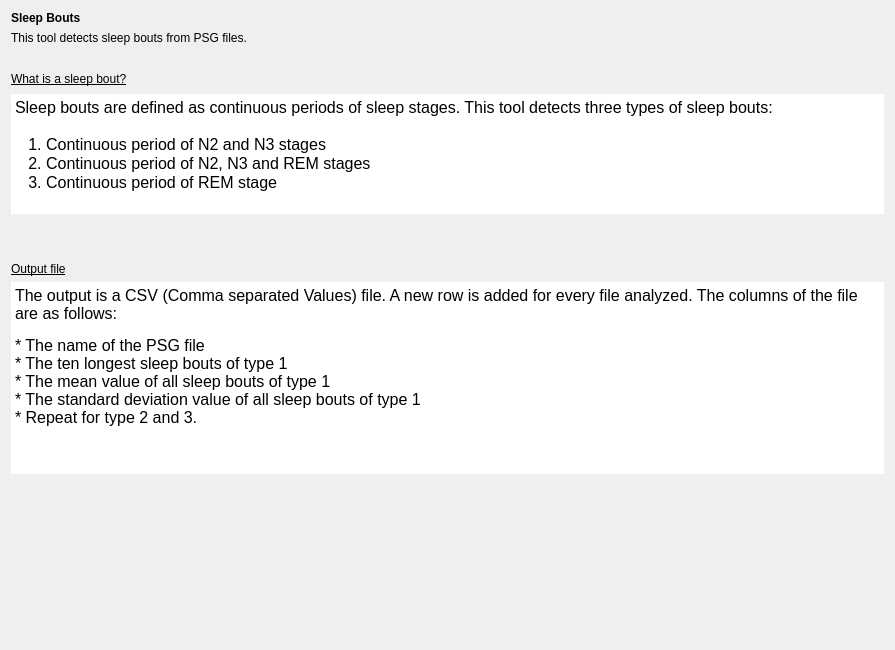
<?xml version="1.0" encoding="UTF-8"?>
<ui version="4.0">
 <class>IntroStep</class>
 <widget class="QWidget" name="IntroStep">
  <property name="geometry">
   <rect>
    <x>0</x>
    <y>0</y>
    <width>895</width>
    <height>650</height>
   </rect>
  </property>
  <property name="windowTitle">
   <string>Form</string>
  </property>
  <property name="styleSheet">
   <string notr="true">font: 12pt &quot;Roboto&quot;;</string>
  </property>
  <layout class="QHBoxLayout" name="horizontalLayout_2">
   <item>
    <layout class="QVBoxLayout" name="verticalLayout_4">
     <item>
      <layout class="QVBoxLayout" name="verticalLayout">
       <item>
        <widget class="QLabel" name="label">
         <property name="text">
          <string>&lt;html&gt;&lt;head/&gt;&lt;body&gt;&lt;p&gt;&lt;span style=&quot; font-weight:600;&quot;&gt;Sleep Bouts&lt;/span&gt;&lt;/p&gt;&lt;/body&gt;&lt;/html&gt;</string>
         </property>
        </widget>
       </item>
       <item>
        <widget class="QLabel" name="label_2">
         <property name="text">
          <string>This tool detects sleep bouts from PSG files.</string>
         </property>
        </widget>
       </item>
      </layout>
     </item>
     <item>
      <spacer name="verticalSpacer">
       <property name="orientation">
        <enum>Qt::Vertical</enum>
       </property>
       <property name="sizeType">
        <enum>QSizePolicy::Fixed</enum>
       </property>
       <property name="sizeHint" stdset="0">
        <size>
         <width>20</width>
         <height>20</height>
        </size>
       </property>
      </spacer>
     </item>
     <item>
      <layout class="QVBoxLayout" name="verticalLayout_2">
       <item>
        <widget class="QLabel" name="label_3">
         <property name="text">
          <string>&lt;html&gt;&lt;head/&gt;&lt;body&gt;&lt;p&gt;&lt;span style=&quot; text-decoration: underline;&quot;&gt;What is a sleep bout?&lt;/span&gt;&lt;/p&gt;&lt;/body&gt;&lt;/html&gt;</string>
         </property>
        </widget>
       </item>
       <item>
        <widget class="QTextEdit" name="textEdit_2">
         <property name="maximumSize">
          <size>
           <width>16777215</width>
           <height>120</height>
          </size>
         </property>
         <property name="frameShape">
          <enum>QFrame::NoFrame</enum>
         </property>
         <property name="frameShadow">
          <enum>QFrame::Plain</enum>
         </property>
         <property name="lineWidth">
          <number>0</number>
         </property>
         <property name="readOnly">
          <bool>true</bool>
         </property>
         <property name="html">
          <string>&lt;!DOCTYPE HTML PUBLIC &quot;-//W3C//DTD HTML 4.0//EN&quot; &quot;http://www.w3.org/TR/REC-html40/strict.dtd&quot;&gt;
&lt;html&gt;&lt;head&gt;&lt;meta name=&quot;qrichtext&quot; content=&quot;1&quot; /&gt;&lt;style type=&quot;text/css&quot;&gt;
p, li { white-space: pre-wrap; }
&lt;/style&gt;&lt;/head&gt;&lt;body style=&quot; font-family:'Roboto'; font-size:12pt; font-weight:400; font-style:normal;&quot;&gt;
&lt;p style=&quot; margin-top:0px; margin-bottom:0px; margin-left:0px; margin-right:0px; -qt-block-indent:0; text-indent:0px;&quot;&gt;Sleep bouts are defined as continuous periods of sleep stages. This tool detects three types of sleep bouts:&lt;br /&gt;&lt;/p&gt;
&lt;p style=&quot; margin-top:0px; margin-bottom:0px; margin-left:0px; margin-right:0px; -qt-block-indent:0; text-indent:0px;&quot;&gt;   1. Continuous period of N2 and N3 stages&lt;/p&gt;
&lt;p style=&quot; margin-top:0px; margin-bottom:0px; margin-left:0px; margin-right:0px; -qt-block-indent:0; text-indent:0px;&quot;&gt;   2. Continuous period of N2, N3 and REM stages&lt;/p&gt;
&lt;p style=&quot; margin-top:0px; margin-bottom:0px; margin-left:0px; margin-right:0px; -qt-block-indent:0; text-indent:0px;&quot;&gt;   3. Continuous period of REM stage&lt;/p&gt;&lt;/body&gt;&lt;/html&gt;</string>
         </property>
        </widget>
       </item>
       <item>
        <widget class="QLabel" name="label_5">
         <property name="text">
          <string/>
         </property>
         <property name="pixmap">
          <pixmap resource="sleep_bouts.qrc">:/sleep_bout/sleep_bouts.png</pixmap>
         </property>
         <property name="alignment">
          <set>Qt::AlignLeading|Qt::AlignLeft|Qt::AlignVCenter</set>
         </property>
        </widget>
       </item>
      </layout>
     </item>
     <item>
      <spacer name="verticalSpacer_2">
       <property name="orientation">
        <enum>Qt::Vertical</enum>
       </property>
       <property name="sizeType">
        <enum>QSizePolicy::Fixed</enum>
       </property>
       <property name="sizeHint" stdset="0">
        <size>
         <width>20</width>
         <height>20</height>
        </size>
       </property>
      </spacer>
     </item>
     <item>
      <layout class="QVBoxLayout" name="verticalLayout_3">
       <item>
        <widget class="QLabel" name="label_6">
         <property name="text">
          <string>&lt;html&gt;&lt;head/&gt;&lt;body&gt;&lt;p&gt;&lt;span style=&quot; text-decoration: underline;&quot;&gt;Output file&lt;/span&gt;&lt;/p&gt;&lt;/body&gt;&lt;/html&gt;</string>
         </property>
        </widget>
       </item>
       <item>
        <widget class="QTextEdit" name="textEdit">
         <property name="frameShape">
          <enum>QFrame::NoFrame</enum>
         </property>
         <property name="frameShadow">
          <enum>QFrame::Plain</enum>
         </property>
         <property name="lineWidth">
          <number>0</number>
         </property>
         <property name="readOnly">
          <bool>true</bool>
         </property>
         <property name="html">
          <string>&lt;!DOCTYPE HTML PUBLIC &quot;-//W3C//DTD HTML 4.0//EN&quot; &quot;http://www.w3.org/TR/REC-html40/strict.dtd&quot;&gt;
&lt;html&gt;&lt;head&gt;&lt;meta name=&quot;qrichtext&quot; content=&quot;1&quot; /&gt;&lt;style type=&quot;text/css&quot;&gt;
p, li { white-space: pre-wrap; }
&lt;/style&gt;&lt;/head&gt;&lt;body style=&quot; font-family:'Roboto'; font-size:12pt; font-weight:400; font-style:normal;&quot;&gt;
&lt;p style=&quot; margin-top:0px; margin-bottom:13px; margin-left:0px; margin-right:0px; -qt-block-indent:0; text-indent:0px;&quot;&gt;The output is a CSV (Comma separated Values) file. A new row is added for every file analyzed. The columns of the file are as follows:&lt;/p&gt;
&lt;p style=&quot; margin-top:0px; margin-bottom:13px; margin-left:0px; margin-right:0px; -qt-block-indent:0; text-indent:0px;&quot;&gt;* The name of the PSG file&lt;br /&gt;* The ten longest sleep bouts of type 1&lt;br /&gt;* The mean value of all sleep bouts of type 1&lt;br /&gt;* The standard deviation value of all sleep bouts of type 1&lt;br /&gt;* Repeat for type 2 and 3.&lt;/p&gt;&lt;/body&gt;&lt;/html&gt;</string>
         </property>
        </widget>
       </item>
      </layout>
     </item>
     <item>
      <spacer name="verticalSpacer_3">
       <property name="orientation">
        <enum>Qt::Vertical</enum>
       </property>
       <property name="sizeHint" stdset="0">
        <size>
         <width>20</width>
         <height>40</height>
        </size>
       </property>
      </spacer>
     </item>
    </layout>
   </item>
  </layout>
 </widget>
 <resources>
  <include location="../../../../../scinodes_poc/src/main/python/ui/themes/themes.qrc"/>
  <include location="sleep_bouts.qrc"/>
 </resources>
 <connections/>
 <slots>
  <slot>on_choose()</slot>
  <slot>on_input_format_changed()</slot>
 </slots>
</ui>
